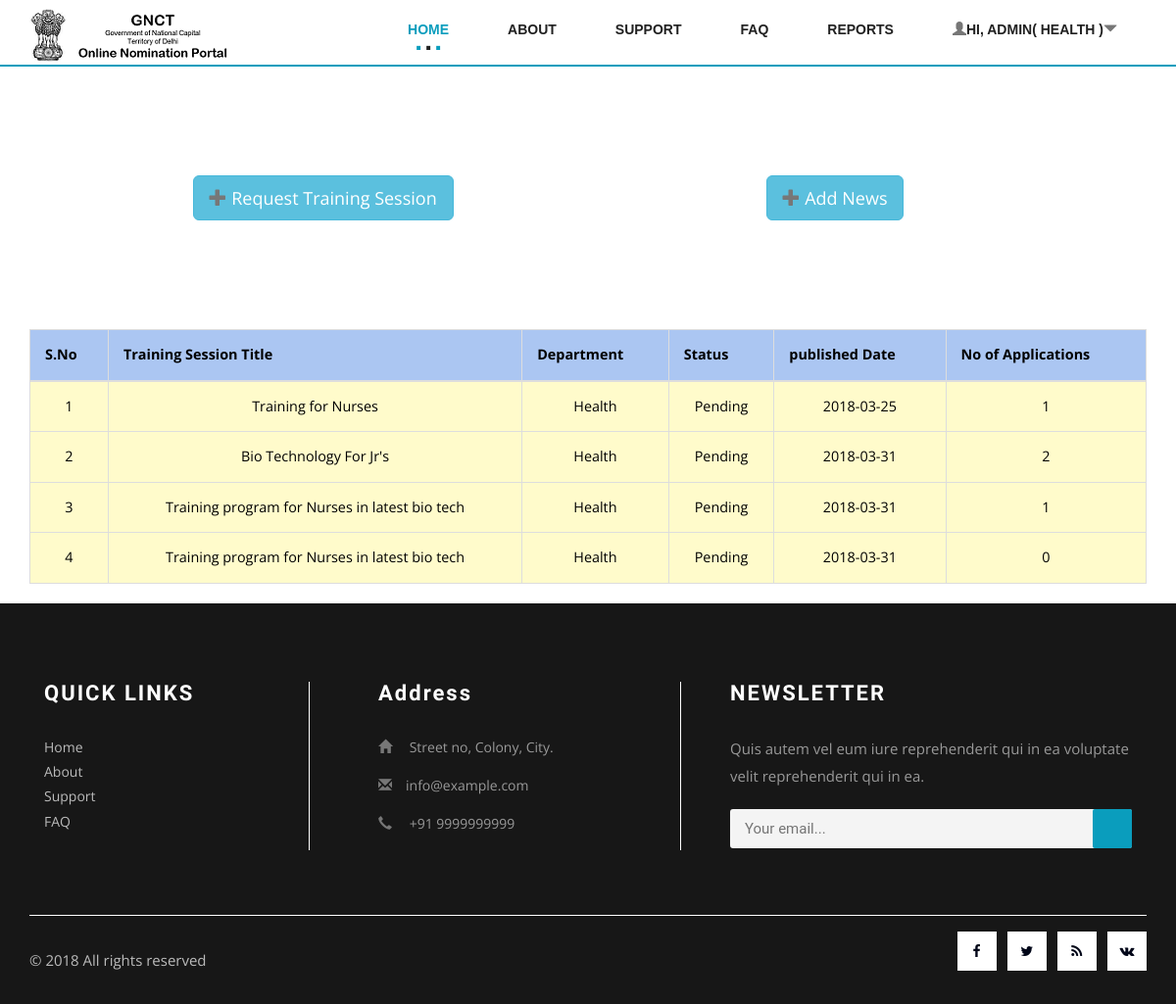
Page /Department_Admin/dashboard.php (signed in) on the committed database.
### tables this page shows
CREATE TABLE `nominations` (
  `nid` int(11) NOT NULL,
  `title` text NOT NULL,
  `eligibility` text NOT NULL,
  `experience` text NOT NULL,
  `description` text NOT NULL,
  `status` text NOT NULL,
  `date_of_session` text NOT NULL,
  `date` text NOT NULL,
  `last_date_apply` text NOT NULL,
  `allocated` text NOT NULL,
  `dept` text NOT NULL,
  `session_duration` text NOT NULL
);

### config/config.php (called while the page is built, shortened)
<?php
function runQuery($query) {
    $conn = mysqli_connect($GLOBALS['host'], $GLOBALS['db_user'], $GLOBALS['db_pass'], $GLOBALS['db_name']);
    $result = mysqli_query($conn, $query);
    while ($row = mysqli_fetch_assoc($result)) {
        $resultset[] = $row;
    }
    if (!empty($resultset)) {
        return $resultset;
    }
}
?>

### Department_Admin/session.php (called while the page is built, shortened)
<?php
include_once '../config/config.php';
if ((!empty($_SESSION['admin']['username'])) && (!empty($_SESSION['admin']['password']))) {
    $username = $_SESSION['admin']['username'];
    $checkAdmin = runQuery("SELECT * FROM `departments` WHERE `username` = '$username'");
        ?>
        <?php
} else {
    ?>
    <script>
        window.location = 'index.php';
    </script>
    <?php
}

### Department_Admin/dashboard.php (the view, shortened to what this page needs)
<?php
include_once 'session.php';
?>
<!DOCTYPE html>
<html lang="en">
    <head>
        <link href="../css/bootstrap.css" rel="stylesheet" type="text/css" media="all" />
        <link href="../css/style.css" rel="stylesheet" type="text/css" media="all" />
        <link rel="stylesheet" href="../css/flexslider.css" type="text/css" media="screen" />
        <link rel="stylesheet" href="../css/font-awesome.min.css" />
    </head>
    <body>
        <div style="position:relative !important;" class="header">
            <div class="container">
                <nav class="navbar navbar-default">
                    <div class="navbar-header navbar-left">
                        <h1><a class="navbar-brand" href="../index.php"><img src="../images/logo2.png"></a></h1>
                    </div>
                    <div class="collapse navbar-collapse navbar-right" id="bs-example-navbar-collapse-1">
                        <nav class="cl-effect-13" id="cl-effect-13">
                            <ul class="nav navbar-nav">
                                <li class="active"><a href="../index.php">Home</a></li>
                                <li><a href="../about.php">About</a></li>
                                <li><a href="../support.php">Support</a></li>
                                <li><a href="../faq.php">FAQ</a></li>
                                <li><a href="reports.php">Reports</a></li>
                                <li class="dropdown" id="login-signup">
                                    <a href="#" class="dropdown-toggle" data-toggle="dropdown">
                                        <span class="glyphicon glyphicon-user" aria-hidden="true"></span>Hi, <?php echo $_SESSION['admin']['name']; ?><span class="glyphicon glyphicon-triangle-bottom" aria-hidden="true"></span>
                                    </a>
                                </li>
                            </ul>
                        </nav>
                    </div>
                </nav>
            </div>
        </div>
        <?php
        $getAppliedNominations = runQuery("SELECT * FROM `nominations` n WHERE `dept` = '" . $_SESSION['admin']['username'] . "'");
        ?>
        <div class="admin-body">
            <div class="container">
                <div class="row">
                    <div class="col-md-6">
                        <button type="button" data-toggle="modal" data-target="#NomintionModel" class="add-nomie btn btn-info btn-lg"><span class="glyphicon glyphicon glyphicon-plus" aria-hidden="true"></span> Request  Training Session</button>
                    </div>
                    <div class="col-md-6">
                        <button type="button" data-toggle="modal" data-target="#NewsModel" class="add-news btn btn-info btn-lg"><span class="glyphicon glyphicon glyphicon-plus" aria-hidden="true"></span> Add News</button>
                    </div>
                </div>
            </div>
            <div class="container">
                <table class="table table-bordered">
                    <thead>
                        <tr>
                            <th>S.No</th>
                            <th>Training Session Title</th>
                            <th>Department</th>
                            <th>Status</th>
                            <th>published Date</th>
                            <th>No of Applications</th>
                        </tr>
                    </thead>
                    <tbody>
                        <?php
                        foreach ($getAppliedNominations as $key => $value) {
                            $nid = $getAppliedNominations[$key]['nid'];
                            $count = runQuery("SELECT count(*) FROM `applications` a WHERE `nid` = '$nid'");
                            $allocated = $getAppliedNominations[$key]['allocated'];
                            $members_count = count(explode(',', $allocated));
                            $status = $getAppliedNominations[$key]['status'];
                            if ($status != 'Complete' && $status != 'Pending') {
                                $status = "$members_count Members Selected";
                            } else {
                                $status = $getAppliedNominations[$key]['status'];
                            }
                            ?>
                            <tr <?php if ($status == 'Completed') { ?> style="background-color: #FFFBCB;" <?php } else if ($status == 'Pending') { ?> style="background-color: #FFFBCB;" <?php } else { ?> style="background-color: #deffe3;" <?php } ?> style="cursor:pointer;" onclick="openNomination('<?php echo $getAppliedNominations[$key]['nid']; ?>')">
                                <td style="margin:5px;"><?php echo $key + 1; ?></td>
                                <td  style="margin:5px;"><?php echo $getAppliedNominations[$key]['title']; ?></td>
                                <td  style="margin:5px;"><?php echo $getAppliedNominations[$key]['dept']; ?></td>
                                <td style="margin:5px;"><?php echo $getAppliedNominations[$key]['status']; ?></td>
                                <td style="margin:5px;"><?php echo $getAppliedNominations[$key]['date']; ?></td>
                                <td style="margin:5px;"><?php echo $count[0]['count(*)']; ?></td>
                            </tr>
                            <?php
                        }
                        ?>
                    </tbody>
                </table>
            </div>
        </div>
        <div class="footer-top">
            <div class="container">
                <div class="col-md-3 w3ls-footer-top">
                    <h3>QUICK LINKS</h3>
                    <ul>
                        <li><a href="index.php">Home</a></li>
                        <li><a href="about.php">About</a></li>
                        <li><a href="support.php">Support</a></li>
                        <li><a href="faq.php">FAQ</a></li>
                    </ul>
                </div>
                <div class="col-md-4 wthree-footer-top">
                    <h3>Address</h3>
                    <ul>
                        <li><span class="glyphicon glyphicon-home" aria-hidden="true"></span> Street no, Colony, City.</li>
                        <li><span class="glyphicon glyphicon-envelope" aria-hidden="true"></span><a href="mailto:info@example.com">info@example.com</a></li>
                        <li><span class="glyphicon glyphicon-earphone" aria-hidden="true"></span> +91 9999999999</li>
                    </ul>
                </div>
                <div class="col-md-5 w3l-footer-top">
                    <h3>NEWSLETTER</h3>
                    <p>Quis autem vel eum iure reprehenderit qui in ea voluptate velit reprehenderit qui in ea.</p>
                    <form action="#" method="post" class="newsletter">
                        <input class="email" type="email" placeholder="Your email..." required="">
                        <input type="submit" class="submit"  value="">
                    </form>
                </div>
                <div class="clearfix"></div>
                <div class="footer-w3layouts">
                    <div class="agile-copy">
                        <p>© 2018 All rights reserved</p>
                    </div>
                    <div class="agileits-social">
                        <ul>
                            <li><a href="#"><i class="fa fa-facebook"></i></a></li>
                            <li><a href="#"><i class="fa fa-twitter"></i></a></li>
                            <li><a href="#"><i class="fa fa-rss"></i></a></li>
                            <li><a href="#"><i class="fa fa-vk"></i></a></li>
                        </ul>
                    </div>
                    <div class="clearfix"></div>
                </div>
            </div>
        </div>
    </body>
</html>

### rows in the picture
nominations: title "Training for Nurses", dept "Health", status "Pending", date "2018-03-25", count "1"
nominations: title "Bio Technology For Jr's", dept "Health", status "Pending", date "2018-03-31", count "2"
nominations: title "Training program for Nurses in latest bio tech", dept "Health", status "Pending", date "2018-03-31", count "1"
nominations: title "Training program for Nurses in latest bio tech", dept "Health", status "Pending", date "2018-03-31", count "0"

### other values in the picture
$_SESSION['admin']['name'] "ADMIN( HEALTH )"
